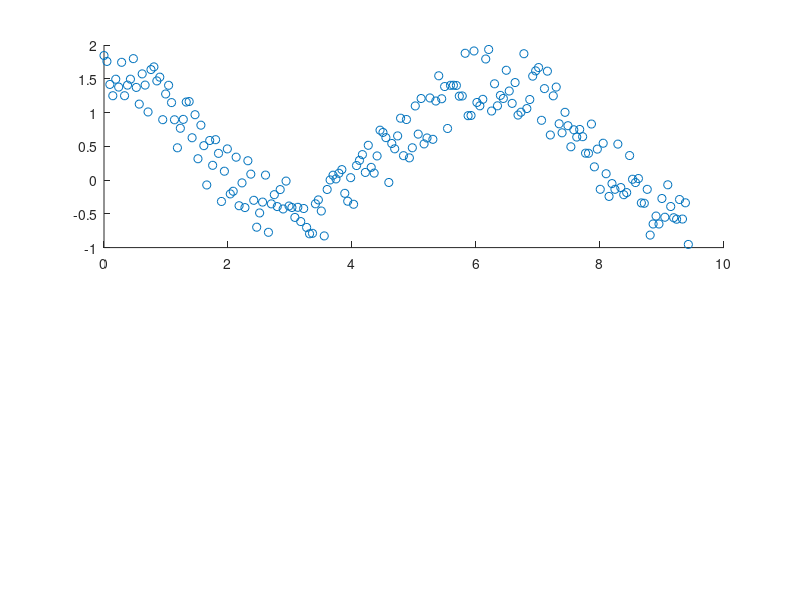

Write the MATLAB code that produced this figure. (Note: this script raises an error after producing the figure.)
%=============================================================================
% Copyright (c) 2016-present Allan CORNET (Nelson)
%=============================================================================
% This file is part of Nelson.
%=============================================================================
% LICENCE_BLOCK_BEGIN
% SPDX-License-Identifier: LGPL-3.0-or-later
% LICENCE_BLOCK_END
%=============================================================================
% <--ADV-CLI MODE-->
%=============================================================================
close all
%=============================================================================
rng('default') % For reproducibility
figure();
x = linspace(0, 3 * pi, 200);
y = cos(x) + rand(1, 200);
% Top plot
ax1 = subplot(2, 1, 1);
s1 = scatter(ax1, x, y);
asserts.isequal(s1.Marker, 'o');
asserts.isequal(s1.MarkerEdgeColor, 'flat');
asserts.isequal(s1.MarkerFaceColor, 'none');
asserts.isequal(s1.LineWidth, 0.5000);
asserts.isequal(s1.XData, x);
asserts.isequal(s1.YData, y);
asserts.isequal(s1.SizeData, 36);
asserts.isequal(s1.CData, [0.0660 0.4430 0.7450]);
% Bottom plot
ax2 = subplot(2, 1, 2);
s2 = scatter(ax2, x, y, 'filled', 'd');
asserts.isequal(s2.Marker, 'diamond');
asserts.isequal(s2.MarkerEdgeColor, 'none');
asserts.isequal(s2.MarkerFaceColor, 'flat');
asserts.isequal(s2.LineWidth, 0.5000);
asserts.isequal(s2.XData, x);
asserts.isequal(s2.YData, y);
asserts.isequal(s2.SizeData, 36);
asserts.isequal(s2.CData, [0.0660 0.4430 0.7450]);
%=============================================================================
close all
%=============================================================================
